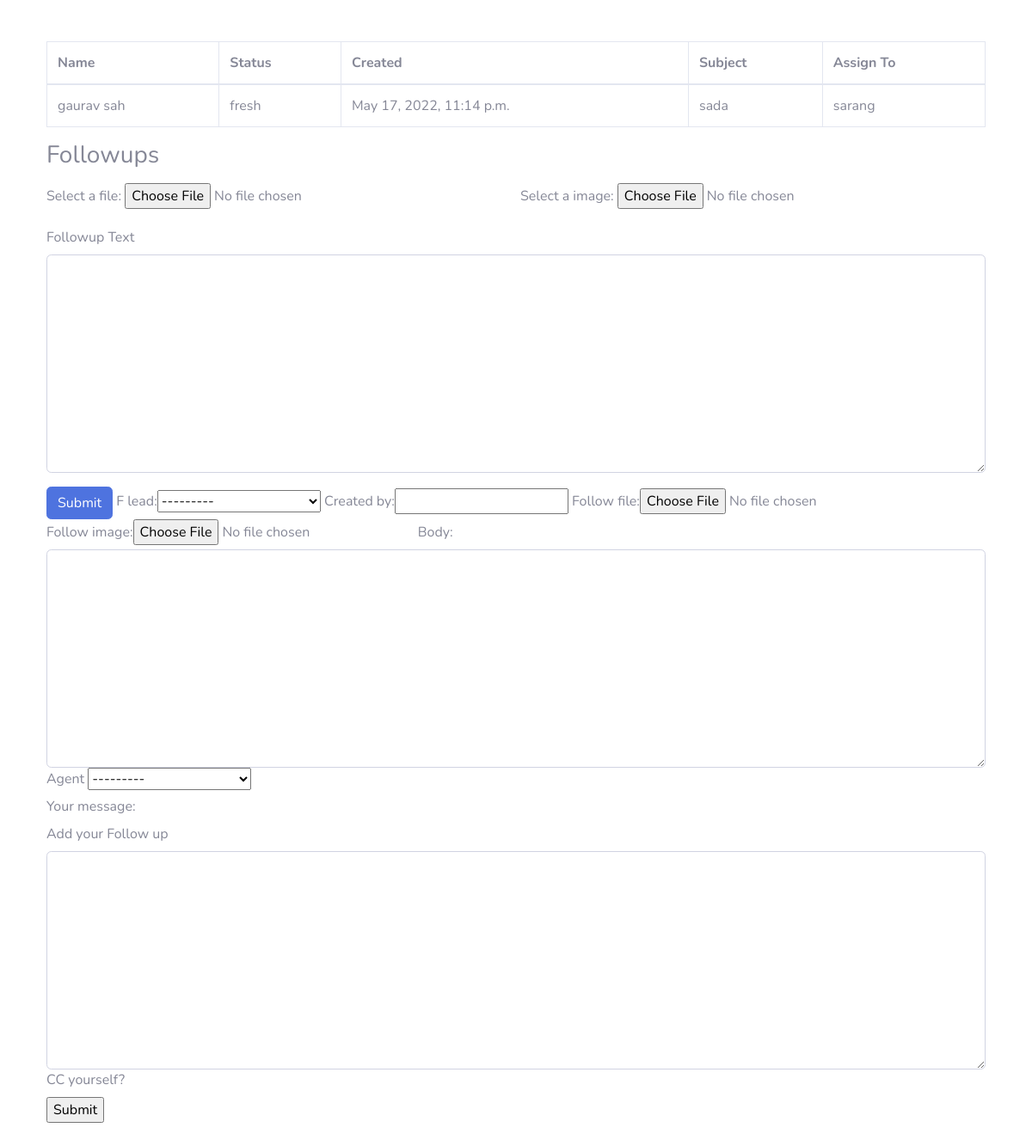
The page /follow_up/5 (signed in) on the database its author committed.
### home/models.py (models this page shows)
class Lead(models.Model):
    status = (
        ("fresh","Fresh"),
        ("open","Open"),
        ("closed","Closed"),
        ("pending","Pending"),
    )
    closed_by = (
        ("low_budget","Low Budget"),
        ("we_cant_do","We Cant Do"),
        ("client","Client Converted"),
    )
    pending_by = (
        ("with_customer","With Customer"),
        ("with_process","With Process"),
        ("pending_on_us","Pending On Us"),
    )
    name = models.CharField(max_length=20,blank=True)
    email = models.CharField(max_length=30,default="")
    organ = models.ForeignKey(Organization,on_delete=models.PROTECT,blank=True,null=True)
    assign_to = models.CharField(max_length=30,default="")
    mobile_no = models.IntegerField(blank=True)
    subject = models.CharField(max_length=100,blank=True)
    message = models.TextField(blank=True)
    source = models.CharField(max_length=30,default="")
    created_date = models.DateTimeField(auto_now_add=True)
    updated_date = models.DateTimeField(auto_now_add=True)
    state = models.CharField(choices=status,max_length=20,blank=True,default="fresh")
    closed_or_pending = models.CharField(max_length=15,choices=closed_by,blank=True)
    image=models.ImageField(upload_to="lead/images",blank = True)
    def __str__(self):
        return self.email

### home/views.py (the view)
# urls.py: path('follow_up/<int:id>',views.follow_up,name="follow_up"),
@login_required(login_url='login_page')
def follow_up(request,id):
    form = Follow_up_form()
    leads = Lead.objects.get(id=id)
    fleads= leads.followup_set.all()
    print(f"the name of the lead is {fleads}")
    context = {"lead":leads,"followup":fleads,"form":form}
    return render(request,'home/followup.html',context)

### home/form.py
class Follow_up_form(ModelForm):
    body = forms.CharField(widget=forms.Textarea(attrs={"class":"form-control","cols":"10"}))
    class Meta:
        model = Followup
        fields = '__all__'

### templates/home/followup.html (shortened to what this page needs)
{% extends 'base.html' %}
{% block exhead %}
<link rel="stylesheet"  href="https://cdnjs.cloudflare.com/ajax/libs/highlight.js/10.0.3/styles/default.min.css">
{% endblock exhead %}
{% block body %}
<div class="container my-5">
    <table class="table table-bordered" id="dataTable" width="100%" cellspacing="0">
        <thead>
            <tr>
                <th>Name</th>
                <th>Status</th>
                <th>Created</th>
                <th>Subject</th>
                <th>Assign To</th>
            </tr>
        </thead>
        <tbody>
            <tr>
                <td>{{lead.name}}</td>
                <td>{{lead.state}}</td>
                <td>{{lead.created_date}}</td>
                <td>{{lead.subject}}</td>
                <td>{{lead.assign_to}}</td>
            </tr>
        </tbody>
    </table>
    <h3>Followups</h3>
    <form action="/add_follow_up/{{lead.id}}" method="post" style="margin-top: 15px;" enctype="multipart/form-data">
        <div class="form-row">
            <div class="form-group col-md-6">
                <label for="myfile">Select a file:</label>
                {{form.follow_file}}
            </div>
            <div class="form-group col-md-6">
                <label for="myfile">Select a image:</label>
                {{form.follow_image}}
            </div>
        </div>
        <div class="form-group">
            <label for="myfile">Followup Text</label>
            {{form.body}}
        </div>
        <button type="submit" class="btn btn-primary">Submit</button>
        {{form}}
        <div class="fieldWrapper">
            <label for="{{ form.subject.id_for_label }}">Agent</label>
            {{ form.f_lead }}
        </div>
        <div class="fieldWrapper">
            <label for="{{ form.message.id_for_label }}">Your message:</label>
        </div>
        <div class="fieldWrapper">
            <label for="{{ form.sender.id_for_label }}">Add your Follow up</label>
            {{ form.body }}
        </div>
        <div class="fieldWrapper">
            <label for="{{ form.cc_myself.id_for_label }}">CC yourself?</label>
        </div>
        <input type="submit" value="Submit">
    </form>
</div>
{% endblock body %}

### rows shown on the page
Lead: name "gaurav sah", state "fresh", created_date "May 17, 2022, 11:14 p.m.", subject "sada", assign_to "sarang"
